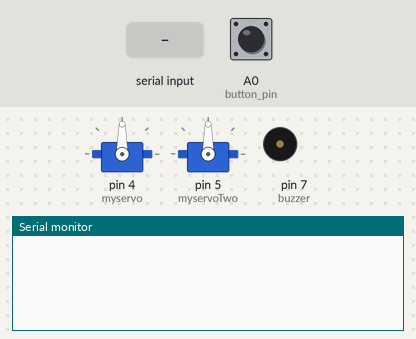
This sketch was run on a simulated Arduino Uno, built with avr-gcc and run on an emulated ATmega328P. Shown: 2 × servo, buzzer (waves = sounding, pin HIGH), the last lines printed to the serial monitor. The inputs (shaded band) are chosen by the test bench; at power-on: A0 (button_pin) LOW.

Above: at 1.2 s.
1.3 s: A0 (button_pin) pulled HIGH for 1 s
At 2.7 s:
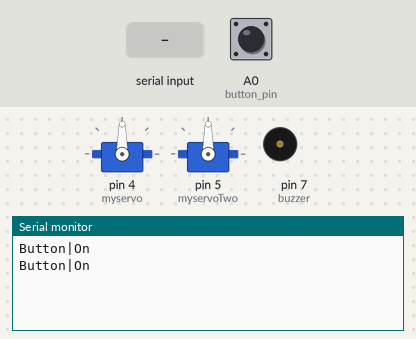
3.8 s: "buzzer\n" received over Serial
At 4.4 s:
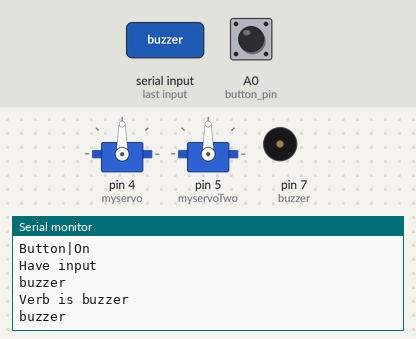
5.5 s: "|\n" received over Serial
At 5.9 s:
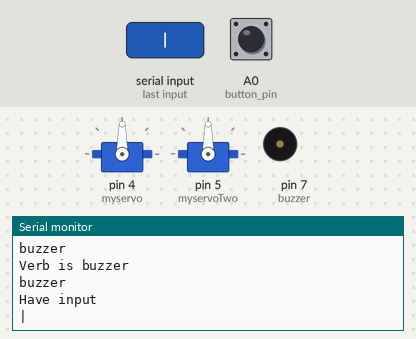
7.0 s: "ON\n" received over Serial
At 8.2 s:
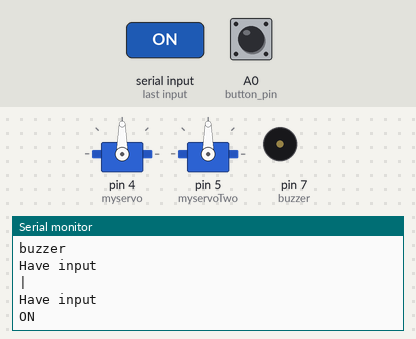

Measured:
- after the input at 1.3 s, the serial monitor: prints a new line after 0.20 s (image 1)
- after the input at 3.8 s, the serial monitor: prints a new line after 0.20 s (image 2)
- after the input at 5.5 s, the serial monitor: prints a new line at once (image 3)
- after the input at 7.0 s, the serial monitor: prints a new line at once (image 4)

The sketch:

server.ino
```cpp
#include <Servo.h>

Servo myservo;
Servo myservoTwo;
int button_pin = A0;
const int buzzer = 7;
void setup() {
  pinMode(buzzer,OUTPUT);
  pinMode(button_pin,INPUT);
  myservo.attach(4); // Attach servo to pin 4
  myservoTwo.attach(5); // Attach servo to pin 5
  Serial.begin(9600); // Initialize serial communication
}

bool last_button = false;

void loop() {
  bool button= digitalRead(button_pin);
  if(last_button != button) {
     if(button) {
        Serial.println("Button|On");
     }
  }
  //Serial.write("Hello");
  if (Serial.available() > 0) {
    Serial.println("Have input");
    String content = Serial.readStringUntil('\n');
    Serial.print(content+'\n');
    if(content.indexOf("buzzer") > -1) {
        Serial.println("Verb is buzzer");
        String action = content.substring(content.indexOf("|")+1,content.length());
        Serial.println(action);
        if(action.equals("ON")) {
          digitalWrite(buzzer,HIGH);
        } else {
            digitalWrite(buzzer,LOW);
        }
    } else {

    }


  }


  delay(500);
}
```
